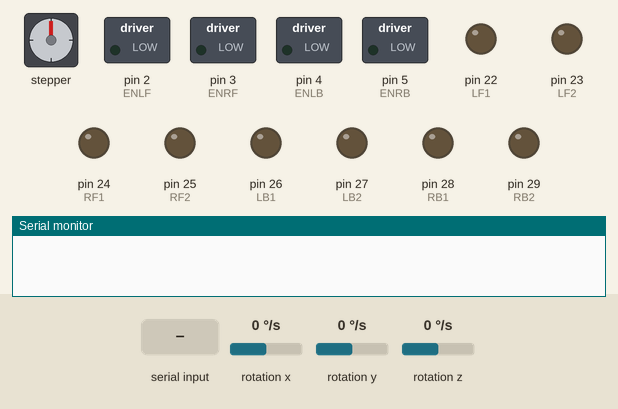
Simulated run of this sketch. Board: Arduino Mega 2560, built with avr-gcc and run on an emulated ATmega2560. On the bench: stepper motor, switched loads named in the sketch (green lamp = pin HIGH), output pins drawn as LEDs (lit = HIGH), the last lines printed to the serial monitor. Wiring (inferred from the names in the program): MPU-6050 motion sensor at I2C address 0x68; stepper motor driver (200 steps per turn assumed): step pin 7; direction pin 6. Inputs (shaded band) come from the test bench; at power-on: rotation x 0 °/s, rotation y 0 °/s, rotation z 0 °/s. Pins used as bus, display or sensor lines are not drawn.

Above: at 1.4 s.
1.5 s: "W" received over the second serial link
At 1.95 s:
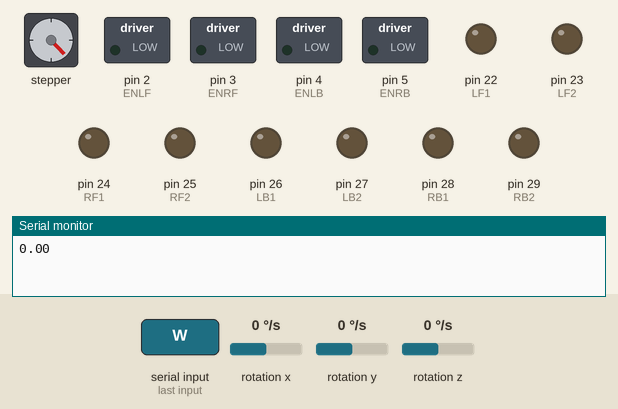
4.5 s: "F" received over the second serial link
At 4.67 s:
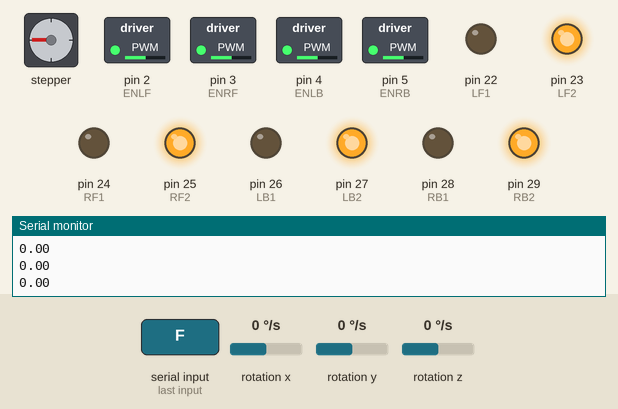
7.5 s: "B" received over the second serial link
At 7.69 s:
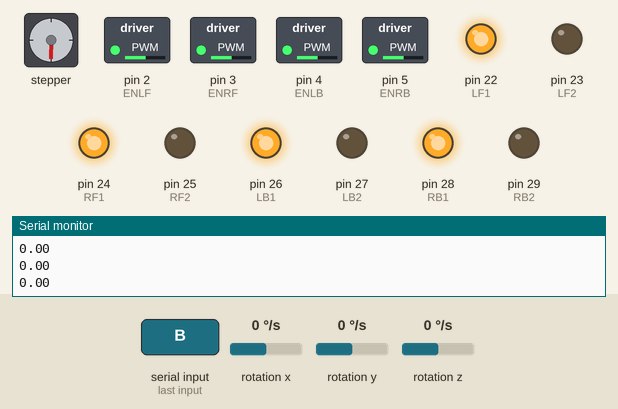
10.5 s: "L" received over the second serial link
At 10.71 s:
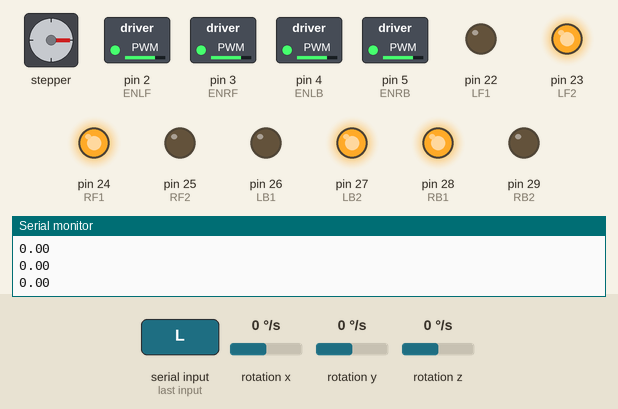
13.5 s: "R" received over the second serial link
At 13.73 s:
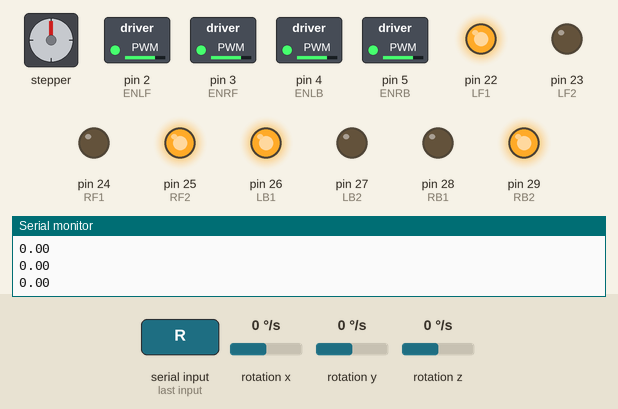
16.5 s: "G" received over the second serial link
At 16.75 s:
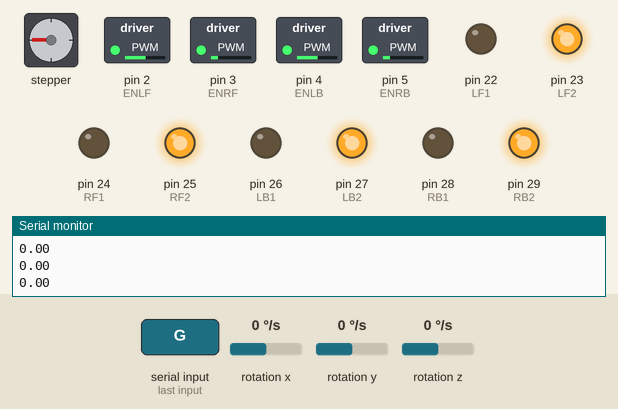
Timing chart, 0 to 20.5 s (numbered marks = the images above; inputs shaded):
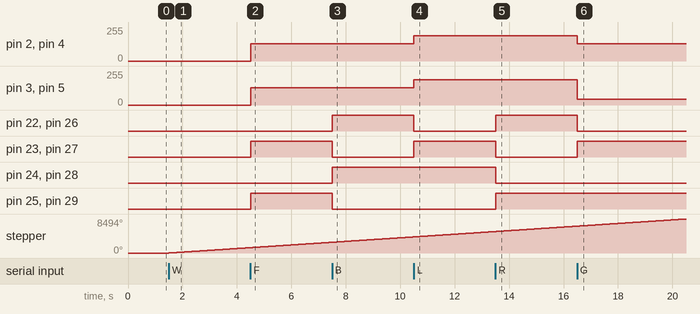

The sketch:

chassis-mounted.ino
```cpp
#include <SoftwareSerial.h>
#include <util/atomic.h>
#include <Wire.h>

//Mega
/*
 only the following can be used for RX: 10, 11, 12, 13, 14, 15, 50, 51, 52, 53, A8 (62), A9 (63), A10 (64), A11 (65), A12 (66), A13 (67), A14 (68), A15 (69)
 */
const int MPU = 0x68; // MPU6050 I2C address
float GyroX;
float gyroAngleX; //used in void loop()
float AccErrorX, GyroErrorX;
float elapsedTime, currentTime, previousTime;
int c = 0;
int temp = 0;
int  SpeedTurn = 190;
float previousAngleX = 0;

#define dirPin 6
#define stepPin 7

#define ENLF  2 // LF = Left Front = motor số 2, mạch cầu A
#define ENRF  3 // RF = Right Front = motor số 1, mạch cầu A
#define ENLB  4 // LB = Left Back = motor số 4, mạch cầu B
#define ENRB  5 // RB = Right Back = motor số 3, mạch cầu B

#define LF1  22 //IN3A, LF = Left Front = motor số 2, mạch cầu A
#define LF2  23 //IN4A, LF = Left Front = motor số 2, mạch cầu A
#define RF1  24 //IN1A, RF = Right Front = motor số 1, mạch cầu A
#define RF2  25 //IN2A, RF = Right Front = motor số 1, mạch cầu A

#define LB1  26 //IN3B, LB = Left Back = motor số 4, mạch cầu B
#define LB2  27 //IN4B, LB = Left Back = motor số 4, mạch cầu B
#define RB1  28 //IN1B, RB = Right Back = motor số 3, mạch cầu B
#define RB2  29 //IN2B, RB = Right Back = motor số 3, mạch cầu B
int command;
int Speed=130;
int LSpeed = Speed;
int RSpeed = Speed;
SoftwareSerial mySerial(50,51); //(TX,RX)

void setup() {
  Serial.begin(9600);
  Wire.begin();                      // Initialize comunication
  Wire.beginTransmission(MPU);       // Start communication with MPU6050 // MPU=0x68
  Wire.write(0x6B);                  // Talk to the register 6B
  Wire.write(0x00);                  // Make reset - place a 0 into the 6B register
  Wire.endTransmission(true);        //end the transmission
  // Call this function if you need to get the IMU error values for your module
  calculateError();
  delay(20);
  pinMode(LF1,OUTPUT);
  pinMode(LF2,OUTPUT);
  pinMode(RF1,OUTPUT);
  pinMode(RF2,OUTPUT);

  pinMode(ENLF,OUTPUT);
  pinMode(ENRF,OUTPUT);

  pinMode(LB1,OUTPUT);
  pinMode(LB2,OUTPUT);
  pinMode(RB1,OUTPUT);
  pinMode(RB2,OUTPUT);

  pinMode(ENLB,OUTPUT);
  pinMode(ENRB,OUTPUT);

  pinMode(stepPin, OUTPUT);
  pinMode(dirPin, OUTPUT);

  mySerial.begin(9600);
}


void Forward(){
 if(gyroAngleX <= -0.5){
  RSpeed = Speed/2;
}
else if(gyroAngleX >= 0.5){
  LSpeed = Speed/2;
}
else{
  RSpeed = Speed;
  LSpeed = Speed;
}
previousAngleX = gyroAngleX;
calculateGyroAngleX();
  digitalWrite(LF1,LOW);
  digitalWrite(LF2,HIGH);
  analogWrite(ENLF,LSpeed);
  digitalWrite(LB1,LOW);
  digitalWrite(LB2,HIGH);
  analogWrite(ENLB,LSpeed);
  digitalWrite(RF1,LOW);
  digitalWrite(RF2,HIGH);
  analogWrite(ENRF,RSpeed);
  digitalWrite(RB1,LOW);
  digitalWrite(RB2,HIGH);
  analogWrite(ENRB,RSpeed);
  Serial.println(gyroAngleX);
}

void Backward(){

  if(gyroAngleX <= -0.5){
  RSpeed = Speed/1.5;
}
else if(gyroAngleX >= 0.5){
  LSpeed = Speed/1.5;
}
else{
  RSpeed = Speed;
  LSpeed = Speed;
}
calculateGyroAngleX();
  digitalWrite(LF1,HIGH);
  digitalWrite(LF2,LOW);
  analogWrite(ENLF,LSpeed);
  digitalWrite(LB1,HIGH);
  digitalWrite(LB2,LOW);
  analogWrite(ENLB,LSpeed);
  digitalWrite(RF1,HIGH);
  digitalWrite(RF2,LOW);
  analogWrite(ENRF,RSpeed);
  digitalWrite(RB1,HIGH);
  digitalWrite(RB2,LOW);
  analogWrite(ENRB,RSpeed);
}
void Right() {
  digitalWrite(LF1,HIGH);
  digitalWrite(LF2,LOW);
  analogWrite(ENLF,SpeedTurn);
  digitalWrite(RF1,LOW);
  digitalWrite(RF2,HIGH);
  analogWrite(ENRF,SpeedTurn);
  digitalWrite(LB1,HIGH);
  digitalWrite(LB2,LOW);
  analogWrite(ENLB,SpeedTurn);
  digitalWrite(RB1,LOW);
  digitalWrite(RB2,HIGH);
  analogWrite(ENRB,SpeedTurn);
}
void Left() {
  digitalWrite(LF1,LOW);
  digitalWrite(LF2,HIGH);
  analogWrite(ENLF,SpeedTurn);
  digitalWrite(RF1,HIGH);
  digitalWrite(RF2,LOW);
  analogWrite(ENRF,SpeedTurn);
  digitalWrite(LB1,LOW);
  digitalWrite(LB2,HIGH);
  analogWrite(ENLB,SpeedTurn);
  digitalWrite(RB1,HIGH);
  digitalWrite(RB2,LOW);
  analogWrite(ENRB,SpeedTurn);
}
void forwardleft() {
  digitalWrite(LF1,LOW);
  digitalWrite(LF2,HIGH);
  analogWrite(ENLF,Speed);
  digitalWrite(LB1,LOW);
  digitalWrite(LB2,HIGH);
  analogWrite(ENLB,Speed);
  digitalWrite(RF1,LOW);
  digitalWrite(RF2,HIGH);
  analogWrite(ENRF,Speed/3);
  digitalWrite(RB1,LOW);
  digitalWrite(RB2,HIGH);
  analogWrite(ENRB,Speed/3);
}
void forwardright() {
  digitalWrite(LF1,LOW);
  digitalWrite(LF2,HIGH);
  analogWrite(ENLF,Speed/3);
  digitalWrite(RF1,LOW);
  digitalWrite(RF2,HIGH);
  analogWrite(ENRF,Speed);///3
  digitalWrite(LB1,LOW);
  digitalWrite(LB2,HIGH);
  analogWrite(ENLB,Speed/3);
  digitalWrite(RB1,LOW);
  digitalWrite(RB2,HIGH);
  analogWrite(ENRB,Speed);
}
void backleft() {
  digitalWrite(LF1,HIGH);
  digitalWrite(LF2,LOW);
  analogWrite(ENLF,Speed);
  digitalWrite(RF1,HIGH);
  digitalWrite(RF2,LOW);
  analogWrite(ENRF,Speed/3);
  digitalWrite(LB1,HIGH);
  digitalWrite(LB2,LOW);
  analogWrite(ENLB,Speed);
  digitalWrite(RB1,HIGH);
  digitalWrite(RB2,LOW);
  analogWrite(ENRB,Speed/3);
}
void backright() {
  digitalWrite(LF1,HIGH);
  digitalWrite(LF2,LOW);
  analogWrite(ENLF,Speed/3);
  digitalWrite(RF1,HIGH);
  digitalWrite(RF2,LOW);
  analogWrite(ENRF,Speed);
  digitalWrite(LB1,HIGH);
  digitalWrite(LB2,LOW);
  analogWrite(ENLB,Speed/3);
  digitalWrite(RB1,HIGH);
  digitalWrite(RB2,LOW);
  analogWrite(ENRB,Speed);
}
void Stop() {
  digitalWrite(LF1,LOW);
  digitalWrite(LF2,LOW);
  analogWrite(ENLF,0);
  digitalWrite(RF1,LOW);
  digitalWrite(RF2,LOW);
  analogWrite(ENRF,0);
  digitalWrite(LB1,LOW);
  digitalWrite(LB2,LOW);
  analogWrite(ENLB,0);
  digitalWrite(RB1,LOW);
  digitalWrite(RB2,LOW);
  analogWrite(ENRB,0);
}

void loop() {
  char i;
  if (mySerial.available()>0)
  {
  i= mySerial.read();
  Stop();
  LSpeed = Speed;
  RSpeed = Speed;
  Serial.println(gyroAngleX);
  switch (i) {
      case 'F':
        Forward();
        break;
      case 'B':
        Backward();
        break;
      case 'L':
        gyroAngleX = 0;
        Left();
        break;
      case 'R':
        gyroAngleX = 0;
        Right();
        break;
      case 'G':
        gyroAngleX = 0;
        forwardleft();
        break;
      case 'I':
        gyroAngleX = 0;
        forwardright();
        break;
      case 'H':
        gyroAngleX = 0;
        backleft();
        break;
      case 'J':
        gyroAngleX = 0;
        backright();
        break;
       case 'W':
        digitalWrite(dirPin, HIGH);
        temp = 1;
        break;
       case 'w':
        temp = 0;
        break;
      case 'U':
        digitalWrite(dirPin, LOW);
        temp = 1;
        break;
      case 'u':
        temp = 0;
        break;
      case '0':
        Stop();
        break;
        //set speed
      case '1':
        Speed = 90;
        break;
      case '2':
        Speed = 100;
        break;
      case '3':
        Speed = 120;
        break;
      case '4':
        Speed = 130;
        break;
      case '5':
        Speed = 150;
        break;
      case '6':
        Speed = 170;
        break;
      case '7':
        Speed = 190;
        break;
      case '8':
        Speed = 210;
        break;
      case '9':
        Speed = 230;
        break;
      case 'q':
        Speed = 255;
        break;
    }

    }
  if(temp == 1){
  digitalWrite(stepPin, LOW);
  delayMicroseconds(2000);
  digitalWrite(stepPin, HIGH);
  delayMicroseconds(2000);
  }
  else if(temp == 0){
  digitalWrite(stepPin, LOW);
  digitalWrite(stepPin, LOW);
  }
  }
void calculateGyroAngleX(){
  previousTime = currentTime;
  currentTime = micros();
  elapsedTime = (currentTime - previousTime) / 1000000;
  readGyro();
  GyroX -= GyroErrorX;
  gyroAngleX += GyroX*elapsedTime  ;

}

void calculateError() {
  // Read gyro values 200 times
  for(int i=0; i<200; i++) {
    readGyro();
    // Sum all readings
    GyroErrorX += GyroX;
  }
  GyroErrorX = GyroErrorX / 200;
  }
void readGyro() {
  Wire.beginTransmission(MPU);
  Wire.write(0x43);
  Wire.endTransmission(false);
  Wire.requestFrom(MPU, 6, true);
  GyroX = (Wire.read() << 8 | Wire.read()) / 131.0;
}
```

Measured:
- after the input at 1.5 s, stepper: keeps turning clockwise at about 448°/s, starting at once
- after the input at 4.5 s, pin 2 (ENLF), pin 3 (ENRF), pin 4 (ENLB), pin 5 (ENRB): 0/255 → 130/255 at once; pin 23 (LF2), pin 25 (RF2), pin 27 (LB2), pin 29 (RB2): LOW → HIGH at once
- after the input at 7.5 s, pin 22 (LF1), pin 24 (RF1), pin 26 (LB1), pin 28 (RB1): LOW → HIGH at once; pin 23 (LF2), pin 25 (RF2), pin 27 (LB2), pin 29 (RB2): HIGH → LOW at once
- after the input at 10.5 s, pin 2 (ENLF), pin 3 (ENRF), pin 4 (ENLB), pin 5 (ENRB): 130/255 → 190/255 at once; pin 22 (LF1), pin 26 (LB1): HIGH → LOW at once; pin 23 (LF2), pin 27 (LB2): LOW → HIGH at once
- after the input at 13.5 s, pin 22 (LF1), pin 25 (RF2), pin 26 (LB1), pin 29 (RB2): LOW → HIGH at once; pin 23 (LF2), pin 24 (RF1), pin 27 (LB2), pin 28 (RB1): HIGH → LOW at once
- after the input at 16.5 s, pin 2 (ENLF), pin 4 (ENLB): 190/255 → 130/255 at once; pin 3 (ENRF), pin 5 (ENRB): 190/255 → 43/255 at once; pin 22 (LF1), pin 26 (LB1): HIGH → LOW at once; pin 23 (LF2), pin 27 (LB2): LOW → HIGH at once
